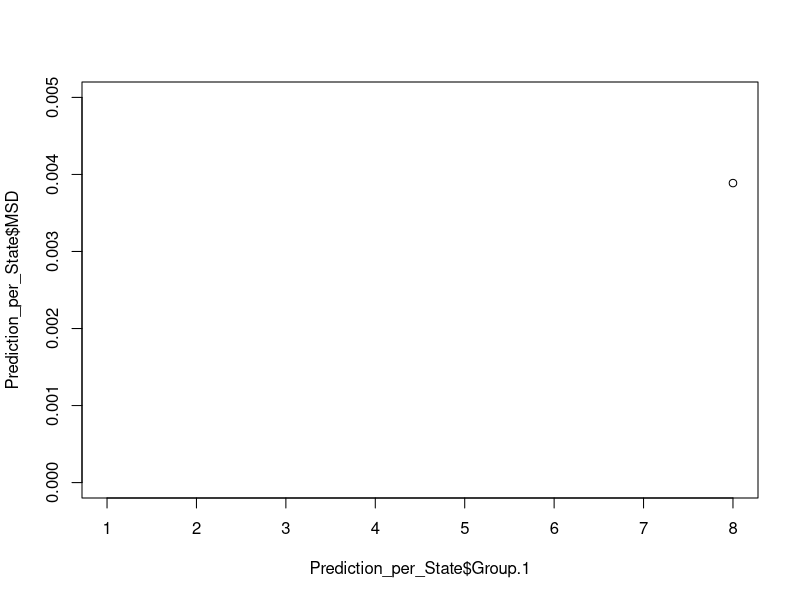

The R source for this figure:
# Set parameters
kappa=4
E=0
f=0
n=1000000 #repetitions

# Generate data
counter<-c(1:n)
cue1<-sample(0:1,n,replace=T)
cue2<-sample(0:1,n,replace=T)
cue3<-sample(0:1,n,replace=T)
State <- ifelse((cue1 == 1 & cue2 == 1 & cue3 == 1),8,0)
State <- ifelse((cue1 == 1 & cue2 == 1 & cue3 == 0),7,State)
State <- ifelse((cue1 == 1 & cue2 == 0 & cue3 == 1),6,State)
State <- ifelse((cue1 == 1 & cue2 == 0 & cue3 == 0),5,State)
State <- ifelse((cue1 == 0 & cue2 == 1 & cue3 == 1),4,State)
State <- ifelse((cue1 == 0 & cue2 == 1 & cue3 == 0),3,State)
State <- ifelse((cue1 == 0 & cue2 == 0 & cue3 == 1),2,State)
State <- ifelse((cue1 == 0 & cue2 == 0 & cue3 == 0),1,State)
Frequency<-ifelse((cue1 == 1 & cue2 == 1 & cue3 == 1),4,0)
Frequency<-ifelse((cue1 == 1 & cue2 == 1 & cue3 == 0),3,Frequency)
Frequency<-ifelse((cue1 == 1 & cue2 == 0 & cue3 == 1),3,Frequency)
Frequency<-ifelse((cue1 == 0 & cue2 == 1 & cue3 == 1),3,Frequency)
Frequency<-ifelse((cue1 == 0 & cue2 == 0 & cue3 == 1),2,Frequency)
Frequency<-ifelse((cue1 == 1 & cue2 == 0 & cue3 == 0),2,Frequency)
Frequency<-ifelse((cue1 == 0 & cue2 == 1 & cue3 == 0),2,Frequency)
Frequency<-ifelse((cue1 == 0 & cue2 == 0 & cue3 == 0),1,Frequency)

# Crate libraries of values for E, f, State
Rare_State_Sample<-c(2,2,2,2,2,2,2,2,2,-20)# RD
# for RT: Rare_State_Sample<-c(-2,-2,-2,-2,-2,-2,-2,-2,-2,20)
sample_positive<-sample(c(2,2),  10*4,replace=T) 
sample_negative<-sample(c(-2,-2),10*3,replace=T)
sample_all<-c(sample_positive,sample_negative,Rare_State_Sample)

# Assign choice for each kappa, in each trial
trial_value<-c() 
for (trial in 1:n) {
  kappa_dependent_value<-c()
  for (k in 1:kappa) {
    random<-runif(1,0,100)
    if (random<=f){                                                             #f
      if      (Frequency[trial]==1){kappa_dependent_value[k]<-(-2)}
      else if (Frequency[trial]==2){kappa_dependent_value[k]<-sample(c(-2,-2,2),1)}
      else if (Frequency[trial]==3){kappa_dependent_value[k]<-sample(c(2,2,-2),1)}
      else if (Frequency[trial]==4){kappa_dependent_value[k]<-sample(Rare_State_Sample,1)}}
    if ((random<=(f+E))&(random>f)){                                            #E
      kappa_dependent_value[k]<-sample(sample_all,1)}        
    if (random>(f+E)){
      kappa_dependent_value[k]<-ifelse(cue1[trial]==1,2,-2)                     #State
      if (State[trial]==8){kappa_dependent_value[k]<-sample(Rare_State_Sample,1)}
      }
    }  #end of kappa
  trial_value[trial]<-mean(kappa_dependent_value)
  } #end of trial

R<-ifelse(trial_value>0,1,0)
R<-ifelse(trial_value==0,0.5,R)

a2<-read.csv("RawData_states.csv",header=T)
State_R<-aggregate(a2$R, by=list(a2$State, a2$Group), FUN=mean, na.rm=TRUE)
dat1<-as.data.frame(cbind(State,R))
Prediction_per_State<-aggregate(dat1$R,list(dat1$State),mean)
Prediction_per_State$Experimental<-State_R$x[9:16] #RD
#RT: Prediction_per_State$Experimental<-State_R$x[1:8]

Prediction_per_State$MSD<-(Prediction_per_State$Experimental-Prediction_per_State$x)^2
plot(Prediction_per_State$Group.1,Prediction_per_State$MSD,ylim=c(0,0.005))
mean(Prediction_per_State$MSD)
write.csv(Prediction_per_State,"RD.csv", row.names = FALSE) # Change output name RT/RD
